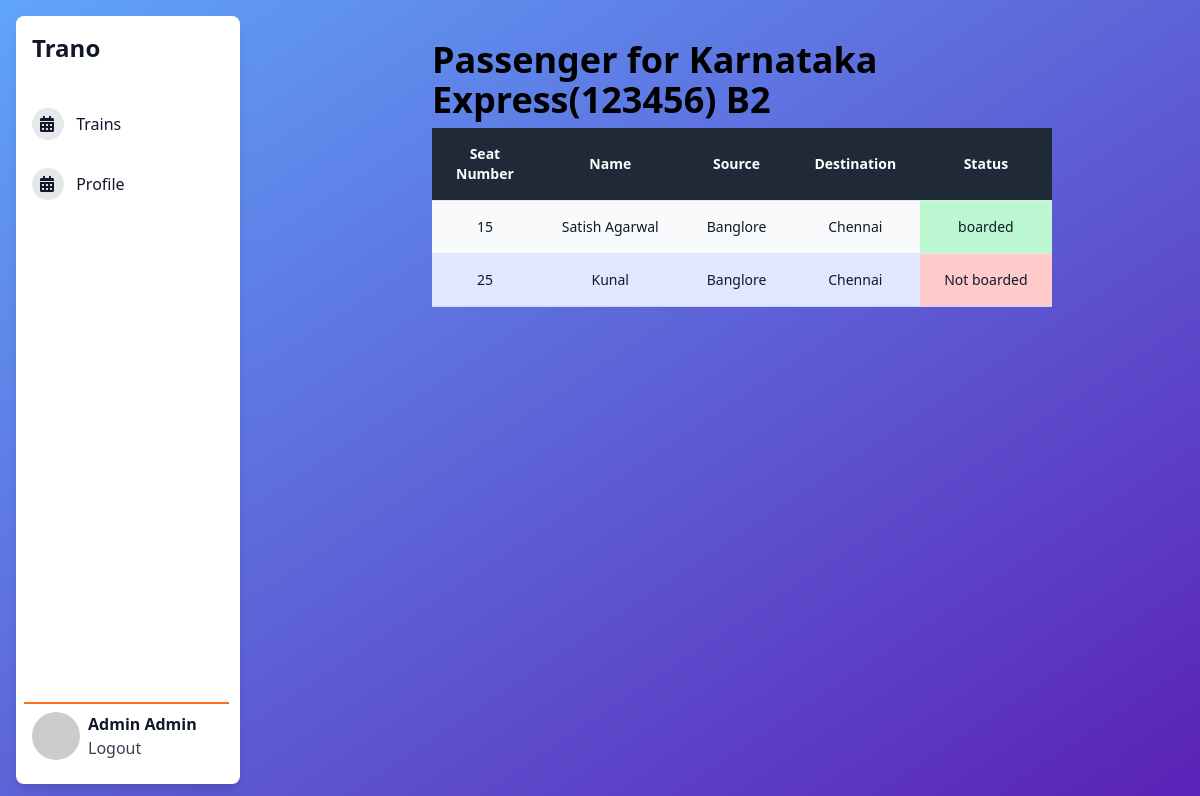
The page /train/1/coach/2/passenger/ (signed in) on the database its author committed.
### users/models.py (models this page shows, shortened)
class TrainTicketExaminer(AbstractUser, PermissionsMixin):
    age = models.IntegerField(default=0)
    phone = models.CharField(max_length=14)
    deleted = models.BooleanField(default=False)
    created_at = models.DateTimeField(auto_now_add=True)

class Traveller(models.Model):
    name = models.CharField(max_length=100)
    age = models.IntegerField()
    phone = models.CharField(max_length=14)
    deleted = models.BooleanField(default=False)
    created_at = models.DateTimeField(auto_now_add=True)
    updated_at = models.DateTimeField(auto_now=True)

### trains/models.py (models this page shows, shortened)
class Train(models.Model):
    tte = models.ForeignKey(TrainTicketExaminer, on_delete=models.CASCADE, null=True, blank=True)
    number = models.CharField(max_length=10)
    name = models.CharField(max_length=100)
    type = models.CharField(max_length=2, choices=TRAIN_TYPE_CHOICES, default='L')
    source = models.CharField(max_length=100)
    destination = models.CharField(max_length=100)
    arrival = models.DateTimeField()
    departure = models.DateTimeField()
    created_at = models.DateTimeField(auto_now_add=True)
    updated_at = models.DateTimeField(auto_now=True)
    deleted = models.BooleanField(default=False)

class Coach(models.Model):
    train = models.ForeignKey(Train, on_delete=models.CASCADE)
    total_seats = models.IntegerField()
    available_seats = models.IntegerField()
    type = models.CharField(max_length=4, choices=TRAIN_COACH_TYPE_CHOICES, default='GEN')
    number = models.CharField(max_length=10, default="GEN")
    deleted = models.BooleanField(default=False)
    created_at = models.DateTimeField(auto_now_add=True)
    updated_at = models.DateTimeField(auto_now=True)

### passengers/models.py (models this page shows, shortened)
class Passenger(models.Model):
    train = models.ForeignKey(Train, on_delete=models.CASCADE)
    traveller = models.ForeignKey(Traveller, on_delete=models.CASCADE)
    coach = models.ForeignKey(Coach, on_delete=models.CASCADE)
    seat_number = models.IntegerField()
    confirmed = models.BooleanField(default=False)
    waitingList = models.IntegerField(default=-1)
    source = models.CharField(max_length=100)
    destination = models.CharField(max_length=100)
    boarded = models.BooleanField(default=True)
    created_at = models.DateTimeField(auto_now_add=True)
    updated_at = models.DateTimeField(auto_now=True)
    deleted = models.BooleanField(default=False)

### application/views.py (the view)
# urls.py: path("train/<int:train_pk>/coach/<int:coach_pk>/passenger/", PassengerListView.as_view(), name="platform_train_coach_passenger"),
class PassengerListView(LoginRequiredMixin, ListView):
    template_name = "app/routes/passengers.html"
    context_object_name = "passengers"
    def get_queryset(self):
        return Passenger.objects.filter(
            train = Train.objects.get(pk = self.kwargs.get("train_pk")),
            coach = Coach.objects.get(pk = self.kwargs.get("coach_pk")),
            deleted = False,
            confirmed = True,
        ).order_by("seat_number")
    def get_context_data(self,**kwargs):
        context = super(PassengerListView, self).get_context_data(**kwargs)
        context.update({
            "title": "Passengers | Trano Dashboard",
            "train": Train.objects.get(pk = self.kwargs.get('train_pk')),
            "coach": Coach.objects.get(pk = self.kwargs.get('coach_pk')),
        })
        return context

### templates/app/routes/passengers.html (shortened to what this page needs)
{% extends 'app/base.html' %}
{% block dashboard %}
<div class="px-24 py-10 min-h-screen w-full">
  <div class="flex justify-between items-center">
    <div class="font-extrabold text-4xl">
      Passenger for {{train.name}}({{train.number}}) {{coach.number}}
    </div>
  </div>
  <div>
    <div class="flex flex-col">
      <div class="overflow-x-auto sm:-mx-6 lg:-mx-8">
        <div class="py-2 inline-block min-w-full sm:px-6 lg:px-8">
          <div class="overflow-hidden">
            <table class="min-w-full text-center table-auto">
              <thead class="border-b">
                <tr class="border-b bg-gray-800 boder-gray-900">
                  <th scope="col" class="text-sm text-white px-6 py-4">Seat Number</th>
                  <th scope="col" class="text-sm text-white px-6 py-4">Name</th>
                  <th scope="col" class="text-sm text-white px-6 py-4">Source</th>
                  <th scope="col" class="text-sm text-white px-6 py-4">Destination</th>
                  <th scope="col" class="text-sm text-white px-6 py-4">Status</th>
                </tr>
              </thead>
              <tbody>
                {% for passenger in passengers %}
                <tr
                  class="border-b even:bg-indigo-100 even:border-indigo-200 odd:bg-gray-50 odd:border-gray-200"
                >
                  <td class="text-sm text-gray-900 px-6 py-4 whitespace-nowrap">
                    {{passenger.seat_number}}
                  </td>
                  <td class="text-sm text-gray-900 px-6 py-4 whitespace-nowrap">
                    {{passenger.traveller.name}}
                  </td>
                  <td class="text-sm text-gray-900 px-6 py-4 whitespace-nowrap">
                    {{passenger.source}}
                  </td>
                  <td class="text-sm text-gray-900 px-6 py-4 whitespace-nowrap">
                    {{passenger.destination}}
                  </td>
                  {% if passenger.boarded %}
                  <td class="text-sm text-gray-900 bg-green-200 px-6 py-4 whitespace-nowrap">
                    <a
                      href="/train/{{train.pk}}/coach/{{coach.pk}}/passenger/{{passenger.pk}}/modify/?boarded=False"
                    >
                      <div>boarded</div>
                    </a>
                  </td>
                  {% else %}
                  <td class="text-sm text-gray-900 bg-red-200 px-6 py-4 whitespace-nowrap">
                    <a
                      href="/train/{{train.pk}}/coach/{{coach.pk}}/passenger/{{passenger.pk}}/modify/?boarded=true"
                    >
                      Not boarded</a
                    >
                  </td>
                  {% endif %}
                </tr>
                {% endfor %}
              </tbody>
            </table>
          </div>
        </div>
      </div>
    </div>
  </div>
</div>
{% endblock dashboard %}

### templates/app/base.html
{% extends 'base.html' %}
{% block content %}
<link
  href="https://cdnjs.cloudflare.com/ajax/libs/font-awesome/5.11.2/css/all.min.css"
  rel="stylesheet"
/>
<div class="bg-gradient-to-br from-blue-400 to-violet-800 h-max sys-app-notCollapsed">
  <div class="mx-auto flex h-full">
    <div class="p-4 w-64 h-full fixed left-0 top-0">
      <div
        class="w-full py-4 px-2 h-full relative text-gray-900 bg-white rounded-lg text-left capitalize font-medium shadow-lg"
      >
        <a href="/"><h1 class="text-2xl pb-10 px-2 font-extrabold">Trano</h1>
        <a
          href="/train/"
          class="cursor-pointer px-2 py-1 hover:bg-gray-200 hover:text-gray-700 rounded block mb-5"
        >
          <i class="w-8 fas fa-calendar-alt p-2 bg-gray-200 rounded-full"> </i>
          <span class="mx-2">Trains</span>
        </a>
        <a
          href="/profile/"
          class="cursor-pointer px-2 py-1 hover:bg-gray-200 hover:text-gray-700 rounded block mb-5"
        >
          <i class="w-8 fas fa-calendar-alt p-2 bg-gray-200 rounded-full"> </i>
          <span class="mx-2">profile</span>
        </a>
        <span
          class="cursor-pointer absolute bottom-4 px-2 py-1 w-11/12 border-t-2 border-orange-500 flex"
        >
          <img
            src="https://i.pravatar.cc/300"
            alt="alt placeholder"
            class="w-12 h-12 mt-1 rounded-full inline-block"
          />
          <div class="pl-2 my-1">
            <div class="font-bold">{{request.user.first_name}} {{request.user.last_name}}</div>
            <a href="/user/logout/" class="text-gray-700"> Logout </a>
          </div>
        </span>
      </div>
    </div>
    <div class="ml-64 w-full px-20">
    {% block dashboard %}{% endblock dashboard %}
    </div>
  </div>
</div>
{% endblock content %}

### templates/base.html (shortened to what this page needs)
<!DOCTYPE html>
<html lang="en">
  <head>
    <script src="https://cdn.tailwindcss.com"></script>
  </head>
  <body>
    {% block content %}{% endblock content %}
  </body>
</html>

### rows shown on the page
TrainTicketExaminer: user.first_name "Admin", user.last_name "Admin"
Train: name "Karnataka Express", number "123456"
Coach: number "B2"
Passenger: seat_number "15", traveller.name "Satish Agarwal", source "Banglore", destination "Chennai"
Passenger: seat_number "25", traveller.name "Kunal", source "Banglore", destination "Chennai"
